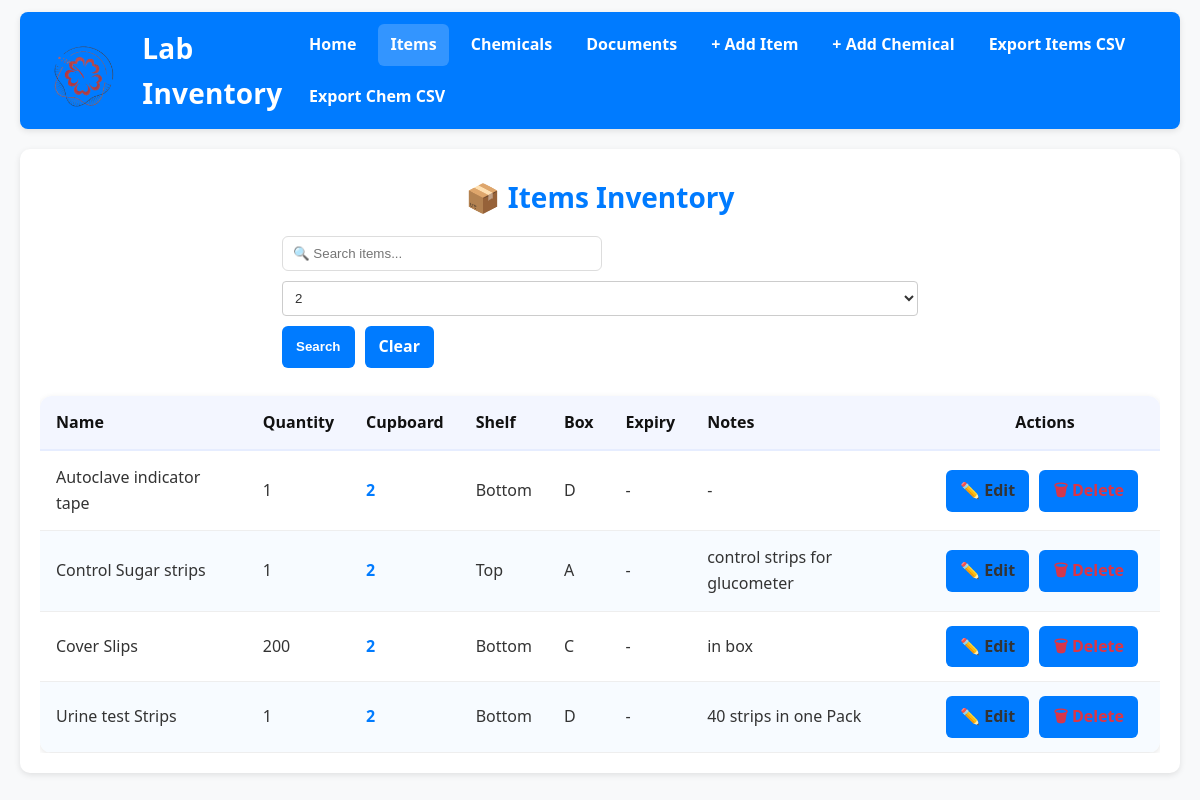
The page /?cupboard=2&q= on the database its author committed.
### app.py (models this page shows, shortened)
class Item(db.Model):
    id = db.Column(db.Integer, primary_key=True)
    name = db.Column(db.String(100), nullable=False)
    quantity = db.Column(db.Integer, nullable=False)
    cupboard = db.Column(db.String(50), nullable=False)
    shelf = db.Column(db.String(50))
    box = db.Column(db.String(50))
    expiry_date = db.Column(db.String(20))
    notes = db.Column(db.String(200))

### app.py (the view, shortened to what this page needs)
@app.route('/')
def index():
    search_term = request.args.get('q', '').strip()
    cupboard_filter = request.args.get('cupboard', '').strip()
    query = Item.query
    if cupboard_filter:
        query = query.filter(Item.cupboard == cupboard_filter)
    items = query.order_by(Item.name.asc()).all()
    cupboards = [c[0] for c in db.session.query(Item.cupboard).distinct().all() if c[0]]
    return render_template('index.html',
                         items=items,
                         search=search_term,
                         cupboard=cupboard_filter,
                         cupboards=cupboards)

### templates/index.html (shortened to what this page needs)
{% extends "base.html" %}
{% block content %}
<div class="page-header">
    <h1 class="page-title">📦 Items Inventory</h1>
</div>
<div class="search-container">
    <form method="GET" action="{{ url_for('index') }}">
        <div style="display: flex; gap: 10px; flex-wrap: wrap;">
            <input class="search-input" type="text" name="q" placeholder="🔍 Search items..."
                   value="{{ search }}">
            <select name="cupboard" style="padding: 8px; border: 1px solid #ccc; border-radius: 4px;">
                {% for cupboard_option in cupboards %}
                    <option value="{{ cupboard_option }}" {% if cupboard_option == cupboard %}selected{% endif %}>
                        {{ cupboard_option }}
                    </option>
                {% endfor %}
            </select>
            <button class="btn primary" type="submit">Search</button>
            {% if search or cupboard %}
                <a href="{{ url_for('index') }}" class="btn secondary">Clear</a>
            {% endif %}
        </div>
    </form>
</div>
<div class="table-container">
    <table class="styled-table">
        <thead>
            <tr>
                <th>Name</th>
                <th>Quantity</th>
                <th>Cupboard</th>
                <th>Shelf</th>
                <th>Box</th>
                <th>Expiry</th>
                <th>Notes</th>
                <th style="text-align:center;">Actions</th>
            </tr>
        </thead>
        <tbody>
            {% for item in items %}
            <tr>
                <td>{{ item.name }}</td>
                <td>{{ item.quantity }}</td>
            <td>
    <a href="{{ url_for('index', cupboard=item.cupboard, q=search) }}" class="cupboard-link">
        {{ item.cupboard }}
    </a>
</td>
                <td>{{ item.shelf or '-' }}</td>
                <td>{{ item.box or '-' }}</td>
                <td>{{ item.expiry_date or '-' }}</td>
                <td>{{ item.notes or '-' }}</td>
                <td class="actions">
                    <a class="btn edit" href="{{ url_for('edit_item', item_id=item.id) }}">✏️ Edit</a>
                    <a class="btn delete" href="{{ url_for('delete_item', item_id=item.id) }}" onclick="return confirm('Delete this item?')">🗑 Delete</a>
                </td>
            </tr>
            {% else %}
            <tr>
                <td colspan="8" style="text-align:center; color:var(--muted);">
                    {% if search or cupboard %}No items match your search criteria{% else %}No items found{% endif %}
                </td>
            </tr>
            {% endfor %}
        </tbody>
    </table>
</div>
{% endblock %}

### static/style.css (style rules this page uses)
:root { --blue: #007bff; --blue-dark: #0056b3; --green: #28a745; --green-dark: #218838; --red: #dc3545; --red-dark: #c82333; --text: #333; --muted: #6b7280; --bg: #f8f9fa; --card: #ffffff; --border: #ddd; --shadow: 0 2px 6px rgba(0,0,0,0.1); }
* { margin: 0; padding: 0; box-sizing: border-box; }
html, body { font-family: "Segoe UI", Tahoma, Geneva, Verdana, sans-serif; background: var(--bg); color: var(--text); line-height: 1.6; }
.page-header { text-align: center; margin: 6px 0 16px; }
.page-title { font-size: 28px; font-weight: 800; color: var(--blue); }
.btn, button { display: inline-block; padding: 8px 14px; background: var(--blue); color: #fff; border: none; border-radius: 6px; text-decoration: none; font-weight: 600; cursor: pointer; transition: background .2s ease, color .2s ease, opacity .2s ease; }
a.edit { color: var(--gray); font-weight: 700; text-decoration: none; }
a.delete { color: var(--red); font-weight: 700; text-decoration: none; }
input, select, textarea { width: 100%; padding: 9px 10px; border: 1px solid var(--border); border-radius: 6px; background: #fff; color: var(--text); transition: border .2s ease, box-shadow .2s ease; }
.search-container, .search-bar { display: flex; justify-content: center; margin: 10px 0 16px; }
.search-container form, .search-bar form { display: flex; gap: 8px; }
.search-input { width: 320px; }
table { width: 100%; border-collapse: collapse; margin-top: 12px; border-radius: 10px; overflow: hidden; background: #fff; box-shadow: var(--shadow); }
th { background: var(--blue); color: #fff; text-align: left; padding: 12px 14px; font-weight: 700; }
td { padding: 12px 14px; border-bottom: 1px solid #eee; }
tr:nth-child(even) { background: #f7fbff; }
.table-container { overflow-x: auto; }
.styled-table { width: 100%; border-collapse: collapse; background: #fff; border-radius: 12px; overflow: hidden; box-shadow: var(--shadow); }
.styled-table thead th { background: #f3f6ff; color: #111; border-bottom: 2px solid #e6edff; }
.styled-table th, .styled-table td { padding: 14px 16px; text-align: left; }
.styled-table tbody tr { border-bottom: 1px solid #eef2f7; }
.cupboard-link { color: var(--blue); font-weight: 700; text-decoration: none; }
.actions { text-align: center; white-space: nowrap; }
.actions .btn { margin-right: 6px; }

### rows shown on the page
Item: name "Autoclave indicator tape", quantity "1", cupboard "2", shelf "Bottom", box "D", expiry_date "-", notes "-"
Item: name "Control Sugar strips", quantity "1", cupboard "2", shelf "Top", box "A", expiry_date "-", notes "control strips for glucometer"
Item: name "Cover Slips", quantity "200", cupboard "2", shelf "Bottom", box "C", expiry_date "-", notes "in box"
Item: name "Urine test Strips", quantity "1", cupboard "2", shelf "Bottom", box "D", expiry_date "-", notes "40 strips in one Pack"

### other values the page prints
form field cupboard "2"
